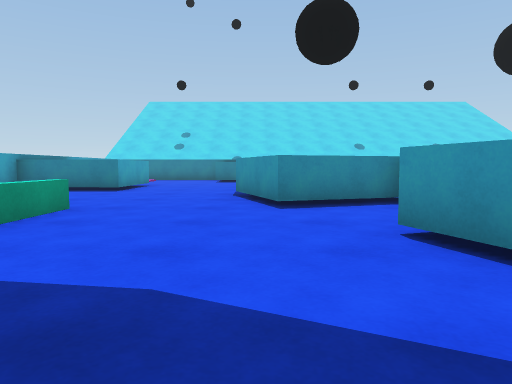
[1] (above)

14 first-person views from a walk through a 3-D level made in the Unity game engine. The camera is 0.62 m above the floor, tilts 4° down and sees 70° across. The floor is counted in squares, 1 m on a side. Each view is taken from the middle of a square. On the plan, view 1 faces up. The plan holds only what a view shows up to about 10 squares ahead; the rest is blank. The place goes on beyond the plan. The player is left out.

[2]
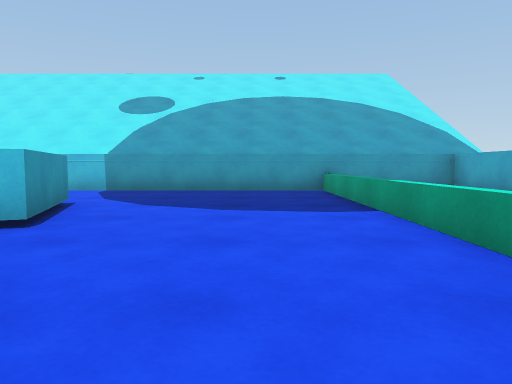

[3]
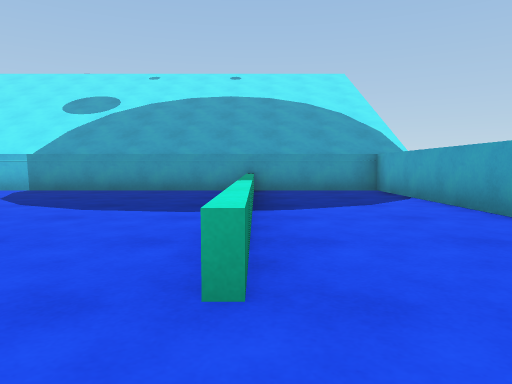

[4]
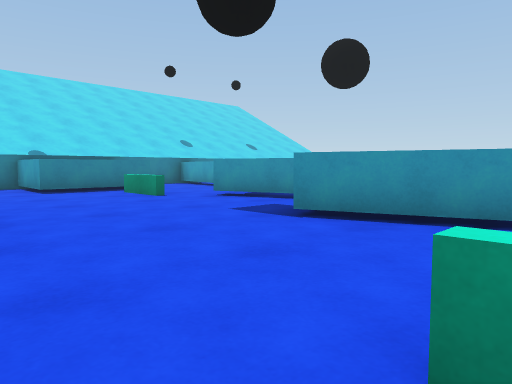

[5]
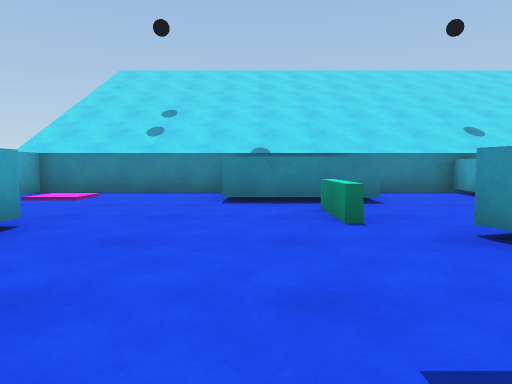

[6]
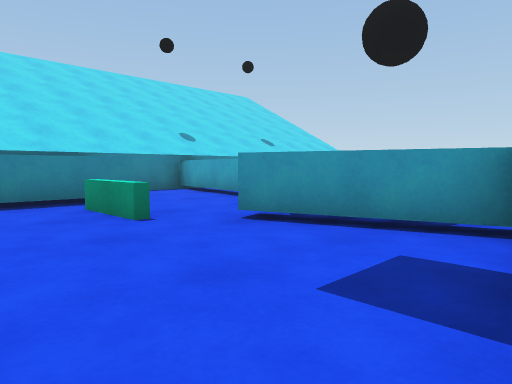

[7]
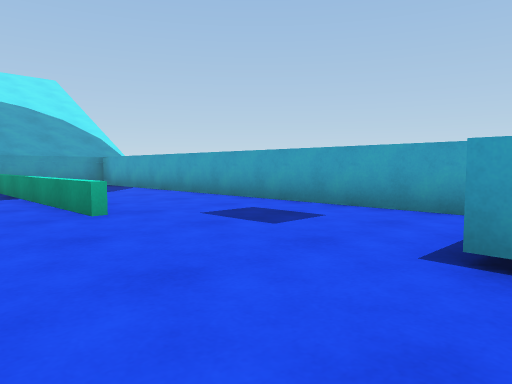

[8]
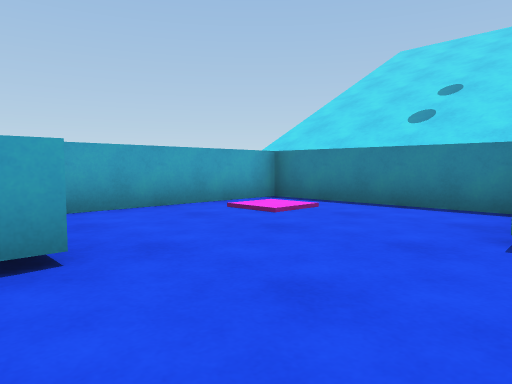

[9]
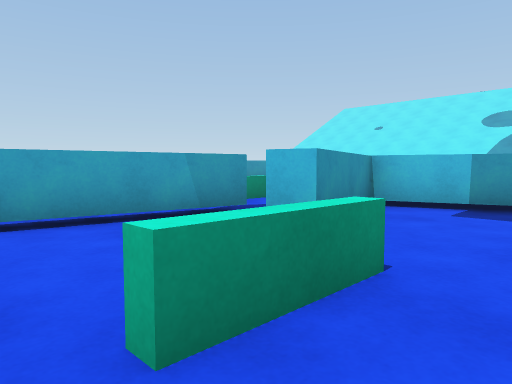

[10]
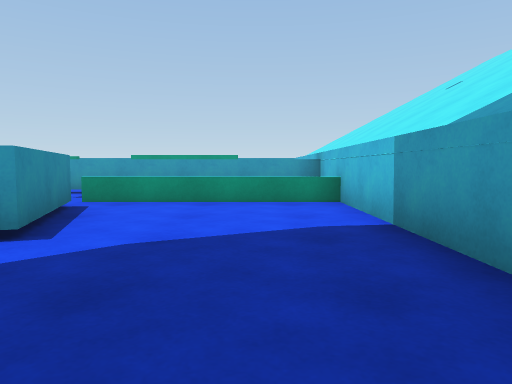

[11]
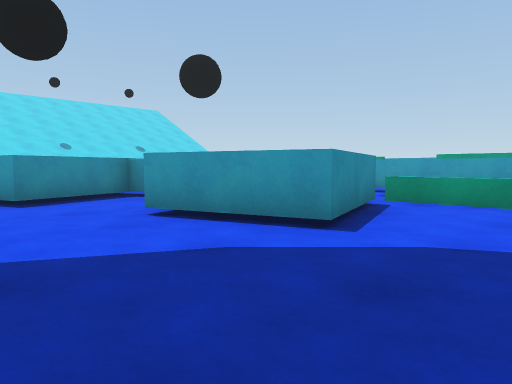

[12]
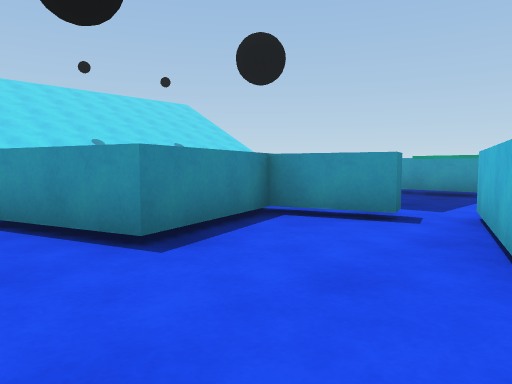

[13]
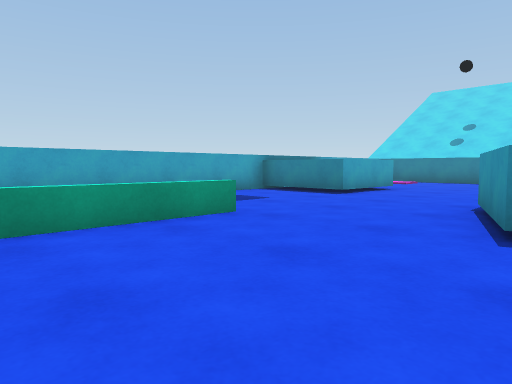

[14]
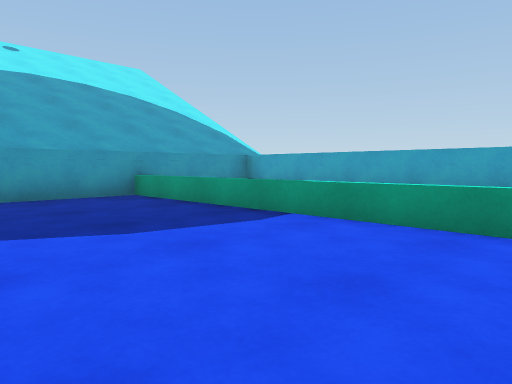

### Floor plan
Points are (right, up) in squares from view 1. A wall is a line through its corners. A room is listed if a view was taken in it or the views show most of it. See-through windows are left out.
Room 1 (views 1, 10, 11, 12, 13, 14)
walls: (4.7, 1.9) (2.1, 1) (1.3, 3.3) (3.9, 4.2); (3, 4.8) (2.5, 6.3) (0.3, 5.6); (-2.9, -2.5) (6.5, -2.5)
low walls: (5.3, -2.5) (5.3, 2.1); (-2.8, 5.4) (-2.8, -2.5)
ways out: opening at (-1.5, 6) to room 2
Room 2 (views 2, 3, 4, 5, 6, 7, 8, 9)
walls: (-3.4, 11.8) (-3.5, 9.3) (-6.2, 9.4); (0, 8) (1.8, 8.6) (1, 11.3) (1.5, 11.4); (-6.1, 10) (-6.1, -2.5) (-2.9, -2.5); (0.3, 5.6) (-0.4, 7.9); (2.6, 10.5) (3.3, 14.3); (1.2, 14.3) (-1.6, 14.4) (-1.5, 16.7) (-6.1, 16.7) (-6.1, 12.5)
low walls: (0, 11.9) (0, 13.5); (-2.9, 2.1) (-2.9, 5.4)
ways out: opening at (-1.5, 6) to room 1; opening at (2, 14) to room 3
Room 3 (no view inside)
walls: (3.3, 14.3) (3.7, 16.7); (4.2, 16.7) (1.9, 16.7)
ways out: opening at (2, 14) to room 2

Positions as (right, up) in squares from view 1, and headings:
1: (0, 0), facing up
2: (-1, 7), facing down
3: (-3, 7), facing down
4: (-4, 5), facing up-right
5: (-1, 8), facing up
6: (-2, 8), facing up-right
7: (-1, 10), facing down-left
8: (-1, 11), facing up-left
9: (-1, 14), facing down-right
10: (-1, -1), facing right
11: (-1, -1), facing up-right
12: (-1, 3), facing up-right
13: (1, 2), facing up-left
14: (1, 5), facing down-left
